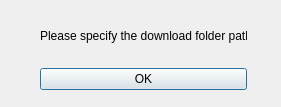
<?xml version="1.0" encoding="UTF-8"?>
<ui version="4.0">
 <class>Dialog</class>
 <widget class="QDialog" name="Dialog">
  <property name="geometry">
   <rect>
    <x>0</x>
    <y>0</y>
    <width>281</width>
    <height>107</height>
   </rect>
  </property>
  <property name="windowTitle">
   <string>Dialog</string>
  </property>
  <widget class="QWidget" name="verticalLayoutWidget">
   <property name="geometry">
    <rect>
     <x>40</x>
     <y>10</y>
     <width>207</width>
     <height>80</height>
    </rect>
   </property>
   <layout class="QVBoxLayout" name="verticalLayout">
    <item>
     <widget class="QLabel" name="label">
      <property name="text">
       <string>Please specify the download folder path</string>
      </property>
     </widget>
    </item>
    <item>
     <widget class="QPushButton" name="pushButton">
      <property name="text">
       <string>OK</string>
      </property>
     </widget>
    </item>
   </layout>
  </widget>
 </widget>
 <resources/>
 <connections/>
</ui>
